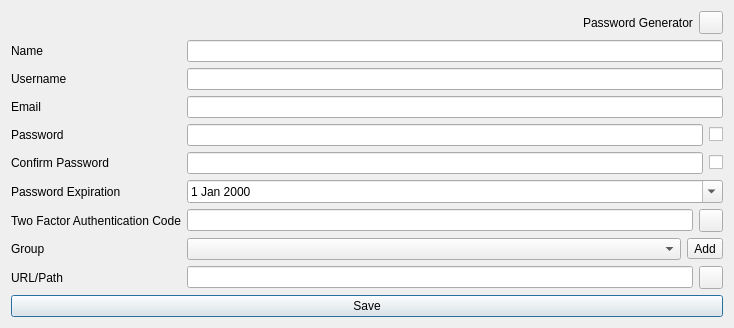
<?xml version="1.0" encoding="UTF-8"?>
<ui version="4.0">
 <class>AppVault</class>
 <widget class="QDialog" name="AppVault">
  <property name="geometry">
   <rect>
    <x>0</x>
    <y>0</y>
    <width>734</width>
    <height>323</height>
   </rect>
  </property>
  <property name="windowTitle">
   <string>Add App</string>
  </property>
  <layout class="QVBoxLayout" name="verticalLayout_3">
   <item>
    <layout class="QHBoxLayout" name="horizontalLayout_6">
     <item>
      <spacer name="horizontalSpacer">
       <property name="orientation">
        <enum>Qt::Horizontal</enum>
       </property>
       <property name="sizeHint" stdset="0">
        <size>
         <width>40</width>
         <height>20</height>
        </size>
       </property>
      </spacer>
     </item>
     <item>
      <widget class="QLabel" name="lbl_password_generator">
       <property name="text">
        <string>Password Generator</string>
       </property>
      </widget>
     </item>
     <item>
      <widget class="QToolButton" name="tbtn_password_generator">
       <property name="cursor">
        <cursorShape>PointingHandCursor</cursorShape>
       </property>
       <property name="text">
        <string/>
       </property>
      </widget>
     </item>
    </layout>
   </item>
   <item>
    <layout class="QFormLayout" name="formLayout">
     <item row="0" column="0">
      <widget class="QLabel" name="lbl_name">
       <property name="text">
        <string>Name</string>
       </property>
      </widget>
     </item>
     <item row="0" column="1">
      <widget class="QLineEdit" name="lne_name"/>
     </item>
     <item row="1" column="0">
      <widget class="QLabel" name="lbl_username">
       <property name="text">
        <string>Username</string>
       </property>
      </widget>
     </item>
     <item row="2" column="0">
      <widget class="QLabel" name="lbl_email">
       <property name="text">
        <string>Email</string>
       </property>
      </widget>
     </item>
     <item row="1" column="1">
      <widget class="QLineEdit" name="lne_username"/>
     </item>
     <item row="2" column="1">
      <widget class="QLineEdit" name="lne_email"/>
     </item>
     <item row="3" column="0">
      <widget class="QLabel" name="lbl_password">
       <property name="text">
        <string>Password</string>
       </property>
      </widget>
     </item>
     <item row="3" column="1">
      <layout class="QHBoxLayout" name="horizontalLayout_3">
       <item>
        <widget class="QLineEdit" name="lne_password"/>
       </item>
       <item>
        <widget class="QCheckBox" name="chk_show_password">
         <property name="cursor">
          <cursorShape>PointingHandCursor</cursorShape>
         </property>
         <property name="focusPolicy">
          <enum>Qt::NoFocus</enum>
         </property>
         <property name="text">
          <string/>
         </property>
        </widget>
       </item>
      </layout>
     </item>
     <item row="4" column="0">
      <widget class="QLabel" name="lbl_password2">
       <property name="text">
        <string>Confirm Password</string>
       </property>
      </widget>
     </item>
     <item row="4" column="1">
      <layout class="QHBoxLayout" name="horizontalLayout_4">
       <item>
        <widget class="QLineEdit" name="lne_password2">
         <property name="cursor">
          <cursorShape>PointingHandCursor</cursorShape>
         </property>
         <property name="echoMode">
          <enum>QLineEdit::Password</enum>
         </property>
        </widget>
       </item>
       <item>
        <widget class="QCheckBox" name="chk_password2">
         <property name="cursor">
          <cursorShape>PointingHandCursor</cursorShape>
         </property>
         <property name="focusPolicy">
          <enum>Qt::NoFocus</enum>
         </property>
         <property name="text">
          <string/>
         </property>
        </widget>
       </item>
      </layout>
     </item>
     <item row="5" column="0">
      <widget class="QLabel" name="lbl_password_expiration">
       <property name="text">
        <string>Password Expiration</string>
       </property>
      </widget>
     </item>
     <item row="5" column="1">
      <widget class="QDateEdit" name="dte_password_exp">
       <property name="calendarPopup">
        <bool>true</bool>
       </property>
      </widget>
     </item>
     <item row="6" column="0">
      <widget class="QLabel" name="lbl_twofa_code">
       <property name="text">
        <string>Two Factor Authentication Code</string>
       </property>
      </widget>
     </item>
     <item row="6" column="1">
      <layout class="QHBoxLayout" name="horizontalLayout_5">
       <item>
        <widget class="QLineEdit" name="lne_twofa_code"/>
       </item>
       <item>
        <widget class="QToolButton" name="tbtn_qrcode">
         <property name="cursor">
          <cursorShape>PointingHandCursor</cursorShape>
         </property>
         <property name="text">
          <string/>
         </property>
        </widget>
       </item>
      </layout>
     </item>
     <item row="7" column="0">
      <widget class="QLabel" name="lbl_group">
       <property name="text">
        <string>Group</string>
       </property>
      </widget>
     </item>
     <item row="8" column="0">
      <widget class="QLabel" name="lbl_path">
       <property name="text">
        <string>URL/Path</string>
       </property>
      </widget>
     </item>
     <item row="8" column="1">
      <layout class="QHBoxLayout" name="horizontalLayout_2">
       <item>
        <widget class="QLineEdit" name="lne_path"/>
       </item>
       <item>
        <widget class="QToolButton" name="tbtn_desktop">
         <property name="cursor">
          <cursorShape>PointingHandCursor</cursorShape>
         </property>
         <property name="text">
          <string/>
         </property>
        </widget>
       </item>
      </layout>
     </item>
     <item row="7" column="1">
      <layout class="QHBoxLayout" name="horizontalLayout_7">
       <item>
        <widget class="QComboBox" name="cmb_group">
         <property name="sizePolicy">
          <sizepolicy hsizetype="Expanding" vsizetype="Fixed">
           <horstretch>0</horstretch>
           <verstretch>0</verstretch>
          </sizepolicy>
         </property>
        </widget>
       </item>
       <item>
        <widget class="QToolButton" name="tbtn_add_group">
         <property name="cursor">
          <cursorShape>PointingHandCursor</cursorShape>
         </property>
         <property name="text">
          <string>Add</string>
         </property>
        </widget>
       </item>
      </layout>
     </item>
    </layout>
   </item>
   <item>
    <layout class="QHBoxLayout" name="horizontalLayout">
     <item>
      <widget class="QPushButton" name="btn_save">
       <property name="cursor">
        <cursorShape>PointingHandCursor</cursorShape>
       </property>
       <property name="text">
        <string>Save</string>
       </property>
      </widget>
     </item>
    </layout>
   </item>
  </layout>
 </widget>
 <resources/>
 <connections/>
</ui>
